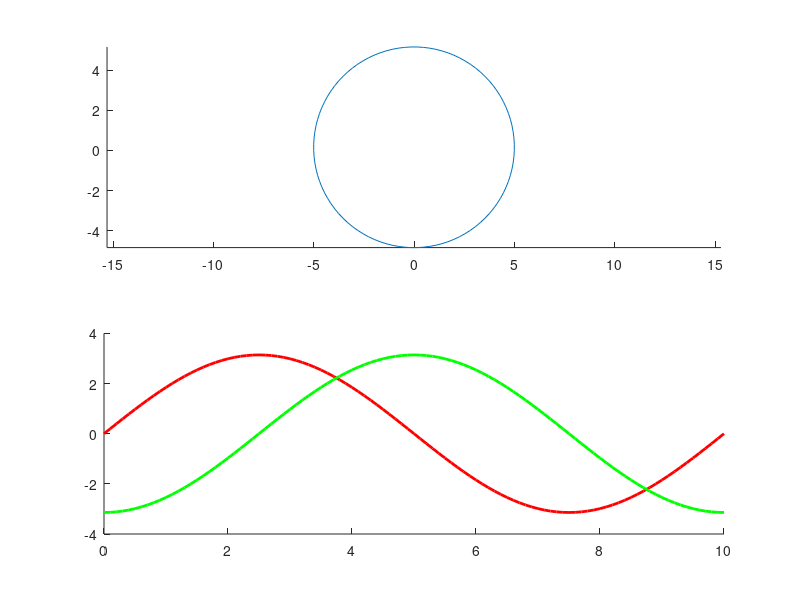

The MATLAB script that drew this image:
circle_r = 5.0;
nb_samples = 100;
theta = -pi;

sim_time = [];
x_pos = [];
y_pos = [];
x_vel = [];
y_vel = [];
x_acc = [];
y_acc = [];

dt = 0.1;
t_end = 10.0;

f = 1.0 / 10.0;
w = 2.0 * pi * f;

x = circle_r * cos(theta);
y = circle_r * sin(theta);
vx = -circle_r * sin(theta) * w;
vy = circle_r * cos(theta) * w;

for t = 0.0:dt:t_end;
  sim_time = [sim_time; t];
  x_pos = [x_pos; x];
  y_pos = [y_pos; y];
  x_vel = [x_vel; vx];
  y_vel = [y_vel; vy];

  # Update theta
  theta += w * dt;

  # Update velocity
  vx = -circle_r * sin(theta) * w;
  vy = circle_r * cos(theta) * w;

  # Update position
  x = x + vx * dt;
  y = y + vy * dt;
endfor

figure(1);
subplot(211);
hold on;
plot(x_pos, y_pos);
axis("equal");

subplot(212);
hold on;
plot(sim_time, x_vel, 'r-', 'linewidth', 2.0);
plot(sim_time, y_vel, 'g-', 'linewidth', 2.0);
ginput();

% figure(1);
% hold on;
% theta = deg2rad(0:360);
% x_pos = circle_r * cos(theta);
% y_pos = circle_r * sin(theta);
% plot(x_pos, y_pos);
% ginput();
